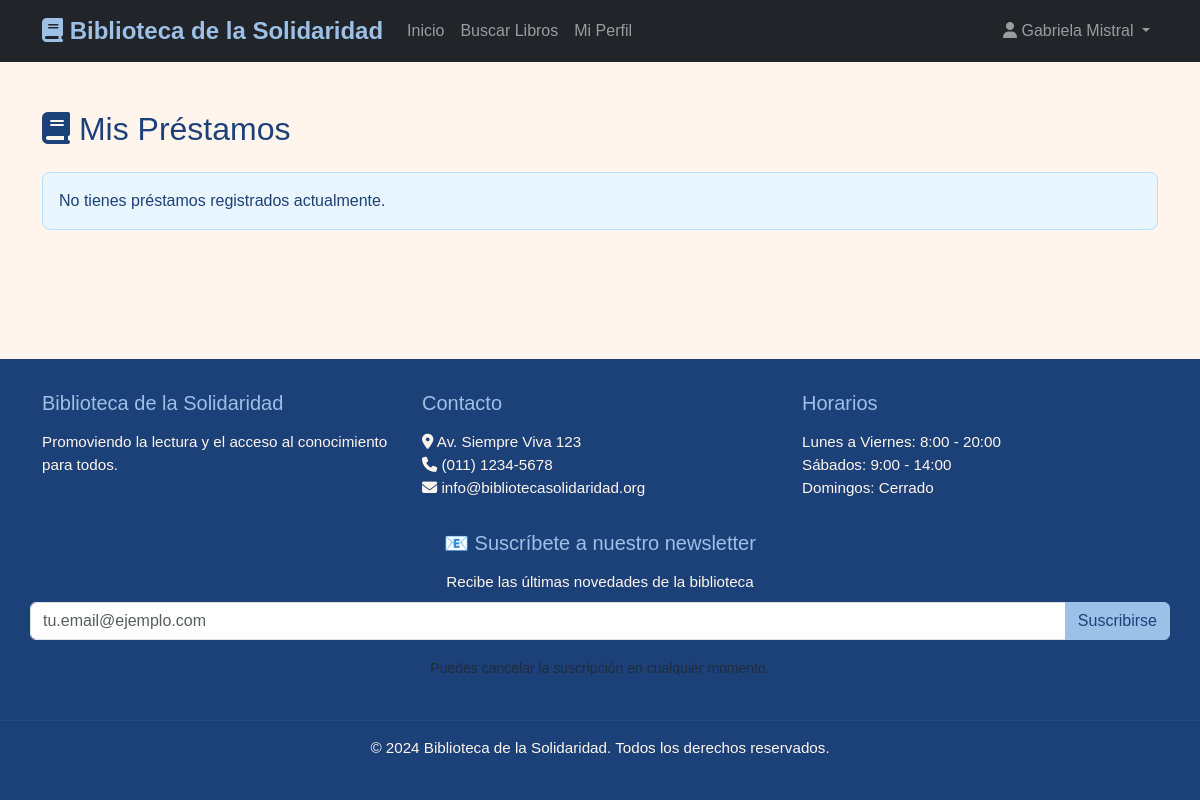
/loans/my/ (signed in), run on an earlier commit of the app's database.
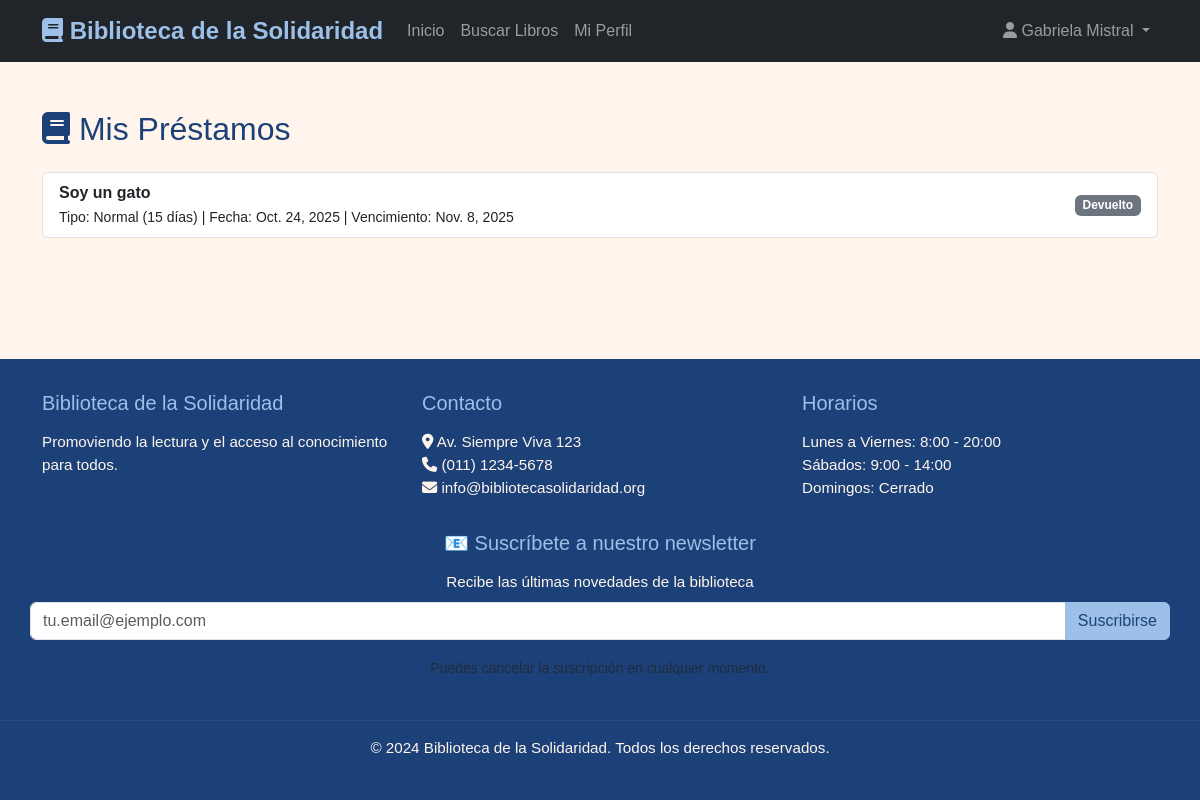
And on a later commit of the database.
### apps/users/models.py (models this page shows, shortened)
class User(AbstractUser):
    ROLES = (
        ('reader', 'Lector'),
        ('librarian', 'Bibliotecario'),
        ('admin', 'Administrador')
    )
    role = models.CharField(max_length=10, choices=ROLES, default='reader')
    dni = models.CharField(max_length=20, unique=True)
    address = models.TextField()
    phone = models.CharField(max_length=20)
    score = models.FloatField(default=5.0)
    is_active_member = models.BooleanField(default=True)
    suspension_end_date = models.DateField(null=True, blank=True)
    class Meta:
        db_table = 'users'
        verbose_name = 'Usuario'
        verbose_name_plural = 'Usuarios'

### apps/loans/models.py (models this page shows, shortened)
class Loan(models.Model):
    LOAN_TYPES = (
        ('normal', 'Normal (15 días)'),
        ('express', 'Express (3 días)'),
        ('summer', 'Verano (2 meses)'),
    )
    user = models.ForeignKey(User, on_delete=models.CASCADE)
    book = models.ForeignKey(Book, on_delete=models.CASCADE)
    loan_type = models.CharField(max_length=10, choices=LOAN_TYPES, default='normal')
    loan_date = models.DateField(auto_now_add=True)
    due_date = models.DateField()
    return_date = models.DateField(null=True, blank=True)
    renewed = models.BooleanField(default=False)
    status = models.CharField(max_length=20, choices=(
        ('pending', 'Pendiente'),
        ('active', 'Activo'),
        ('returned', 'Devuelto'),
        ('overdue', 'Vencido'),
        ('lost', 'Perdido')
    ))
    objects = LoanQuerySet.as_manager()
    class Meta:
        db_table = 'loans'
        verbose_name = 'Préstamo'
        verbose_name_plural = 'Préstamos'

### apps/books/models.py (models this page shows, shortened)
class Book(models.Model):
    openlibrary_id = models.CharField(max_length=50, unique=True, blank=True, null=True)
    title = models.CharField(max_length=500)
    authors = models.JSONField()  # Lista de autores
    publish_date = models.CharField(max_length=100, blank=True)  # Año de publicación
    isbn = models.JSONField(blank=True, null=True)  # Lista de ISBNs
    number_of_pages = models.IntegerField(blank=True, null=True)
    cover_url = models.URLField(blank=True)
    categories = models.ManyToManyField(Category, related_name='libros')
    stock = models.IntegerField(default=0)
    available = models.BooleanField(default=True)
    created_at = models.DateTimeField(auto_now_add=True)
    objects = BookQuerySet.as_manager()
    class Meta:
        db_table = 'books'
        verbose_name = 'Libro'
        verbose_name_plural = 'Libros'

### apps/loans/views.py (the view)
# urls.py: path('my/', UserLoansView.as_view(), name='user_loans'),
class UserLoansView(LoginRequiredMixin, ListView):
    template_name = "loans/user_loans.html"
    context_object_name = "loans"
    def get_queryset(self):
        return Loan.objects.filter(user=self.request.user).select_related("book").order_by("-loan_date")

### templates/loans/user_loans.html
{% extends "base.html" %} {% block title %}Mis Préstamos{% endblock %} {% block content %}
<div class="container mt-5">
    <h2 class="mb-4"><i class="fas fa-book"></i> Mis Préstamos</h2>
    {% if loans %}
    <div class="list-group">
        {% for loan in loans %}
        <div class="list-group-item d-flex justify-content-between align-items-center">
            <div>
                <strong>{{ loan.book.title }}</strong><br />
                <small> Tipo: {{ loan.get_loan_type_display }} | Fecha: {{ loan.loan_date }} | Vencimiento: {{ loan.due_date }} </small>
            </div>
            {% if loan.status == 'active' %}
            <span class="badge bg-success">Activo</span>
            {% elif loan.status == 'overdue' %}
            <span class="badge bg-danger">Vencido</span>
            {% elif loan.status == 'returned' %}
            <span class="badge bg-secondary">Devuelto</span>
            {% else %}
            <span class="badge bg-warning text-dark">{{ loan.get_status_display }}</span>
            {% endif %}
        </div>
        {% endfor %}
    </div>
    {% else %}
    <div class="alert alert-info mt-4">No tienes préstamos registrados actualmente.</div>
    {% endif %}
</div>
{% endblock %}

### templates/base.html (shortened to what this page needs)
{% load static %}
<!DOCTYPE html>
<html lang="es">
<head>
    <link href="https://cdn.jsdelivr.net/npm/bootstrap@5.3.0/dist/css/bootstrap.min.css" rel="stylesheet">
    <link rel="stylesheet" href="https://cdnjs.cloudflare.com/ajax/libs/font-awesome/6.4.0/css/all.min.css">
    <link rel="stylesheet" href="{% static 'css/styles.css' %}">
</head>
<body>
    <nav class="navbar navbar-expand-lg navbar-dark bg-dark">
        <div class="container">
            <a class="navbar-brand" href="{% url 'home' %}">
                <i class="fas fa-book"></i> Biblioteca de la Solidaridad
            </a>
            <div class="collapse navbar-collapse" id="navbarNav">
                <ul class="navbar-nav me-auto">
                    <li class="nav-item">
                        <a class="nav-link" href="{% url 'home' %}">Inicio</a>
                    </li>
                    <li class="nav-item">
                        <a class="nav-link" href="{% url 'book_search' %}">Buscar Libros</a>
                    </li>
                    {% if user.is_authenticated %}
                    <li class="nav-item">
                        <a class="nav-link" href="{% url 'profile' %}">Mi Perfil</a>
                    </li>
                    {% endif %}
                </ul>
                <ul class="navbar-nav">
                    {% if user.is_authenticated %}
                    <li class="nav-item dropdown">
                        <a class="nav-link dropdown-toggle" href="#" role="button" data-bs-toggle="dropdown">
                            <i class="fas fa-user"></i> {{ user.get_full_name|default:user.username }}
                        </a>
                    </li>
                    {% endif %}
                </ul>
            </div>
        </div>
    </nav>
    <main>
        {% block content %}{% endblock %}
    </main>
    <br>
    <footer class="footer">
        <div class="container">
            <div class="row">
                <div class="col-md-4">
                    <h5>Biblioteca de la Solidaridad</h5>
                    <p>Promoviendo la lectura y el acceso al conocimiento para todos.</p>
                </div>
                <div class="col-md-4">
                    <h5>Contacto</h5>
                    <p>
                        <i class="fas fa-map-marker-alt"></i> Av. Siempre Viva 123<br>
                        <i class="fas fa-phone"></i> (011) 1234-5678<br>
                        <i class="fas fa-envelope"></i> info@bibliotecasolidaridad.org
                    </p>
                </div>
                <div class="col-md-4">
                    <h5>Horarios</h5>
                    <p>
                        Lunes a Viernes: 8:00 - 20:00<br>
                        Sábados: 9:00 - 14:00<br>
                        Domingos: Cerrado
                    </p>
                </div>
                <div class="card-body text-center">
                    <br>
            <div>
                <h5>📧 Suscríbete a nuestro newsletter</h5>
                <p>Recibe las últimas novedades de la biblioteca</p>
                <form method="post" action="{% url 'subscribe_newsletter' %}">
                    <div class="input-group mb-3">
                        <input type="email" name="email" class="form-control" placeholder="tu.email@ejemplo.com" required>
                        <button class="btn btn-primary" type="submit">Suscribirse</button>
                    </div>
                </form>
                <small class="text-muted">Puedes cancelar la suscripción en cualquier momento.</small>
            </div>
        </div>
    </div>
                    <br>
            </div>
            <hr>
            <div class="text-center">
                <p>&copy; 2024 Biblioteca de la Solidaridad. Todos los derechos reservados.</p>
            </div>
    </footer>
</body>
</html>

### static/css/styles.css (style rules this page uses)
:root { --orange: #ec6144; --yellow: #ef9f52; --pink: #f4aab6; --light-blue: #9cc0e7; --white: #fff5ed; --blue: #1c4178; }
html, body { height: 100%; margin: 0; }
body { font-family: Arial, sans-serif; background-color: var(--white); color: var(--blue); display: flex; flex-direction: column; min-height: 100vh; }
main { flex: 1 0 auto; }
.footer { flex-shrink: 0; background-color: var(--blue); padding: 2rem 0; color: var(--white); }
.navbar-brand { font-weight: bold; font-size: 1.5rem; color: var(--light-blue); }
.footer hr { border-color: rgba(255, 255, 255, 0.2); }
.footer h5 { color: var(--light-blue); margin-bottom: 1rem; }
.footer p { margin-bottom: 0.5rem; font-size: 0.95rem; }
form input, form select, form textarea { width: 100%; border-radius: 0.4rem; border: 1px solid #ced4da; padding: 0.55rem 0.75rem; font-size: 1rem; background-color: #fff; transition: all 0.2s ease-in-out; }
.btn-primary { background-color: var(--light-blue); border-color: var(--light-blue); color: var(--blue); }

What changed in the data, as far as the page shows it:
added Loan: book "Soy un gato", loan_type "Normal (15 días)", loan_date "Oct. 24, 2025", due_date "Nov. 8, 2025", status "Devuelto"
Also different on the page:
text no longer shown: "No tienes préstamos registrados actualmente."
